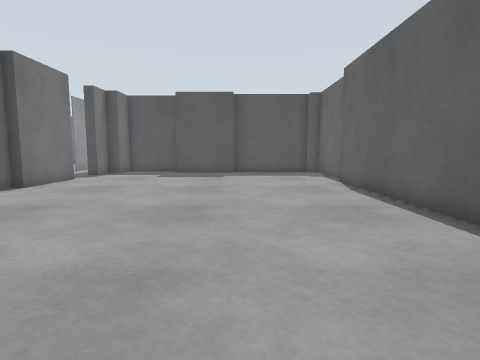
[1] (above)

23 first-person views from a walk through a robot-simulator world made for Gazebo. The camera is 0.72 m above the floor, tilts 6° down and sees 80° across. The floor is counted in squares, 0.5 m on a side. Each view is taken from the middle of a square. On the plan, view 1 faces up. The plan holds only what a view shows up to about 14 squares ahead; the rest is blank. The place goes on beyond the plan. The robots in the file are not drawn.

[2]
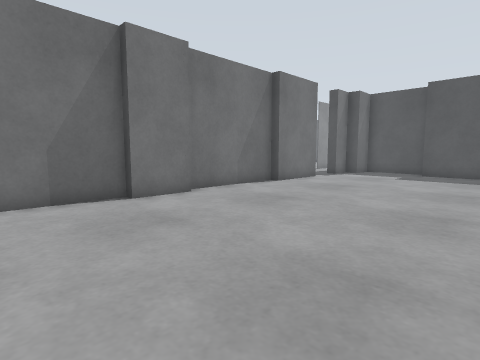

[3]
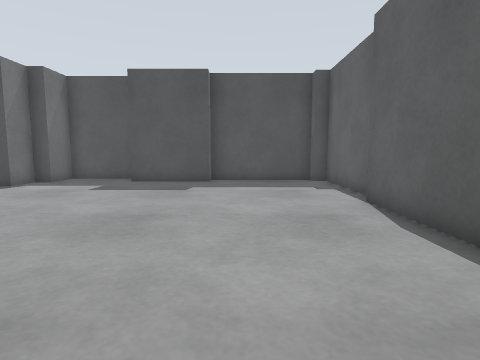

[4]
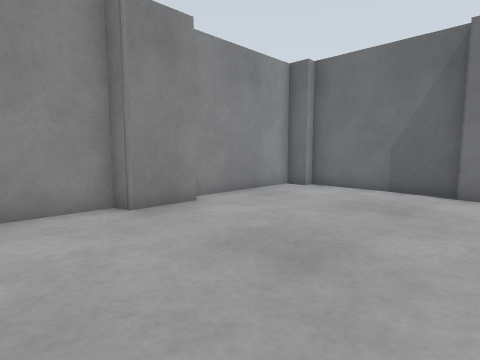

[5]
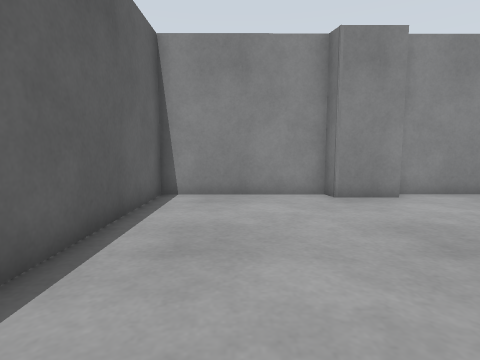

[6]
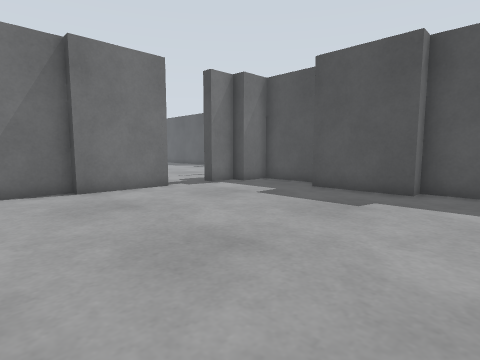

[7]
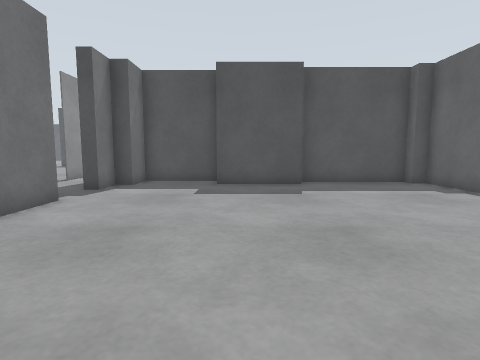

[8]
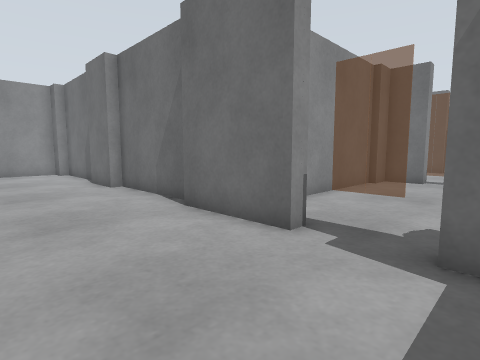

[9]
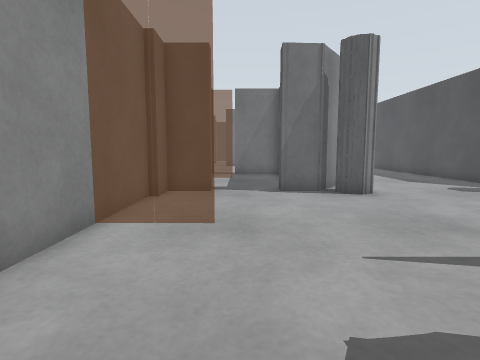

[10]
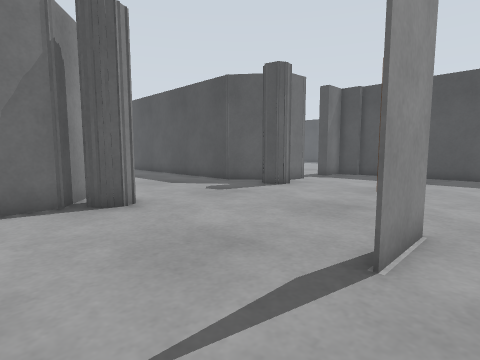

[11]
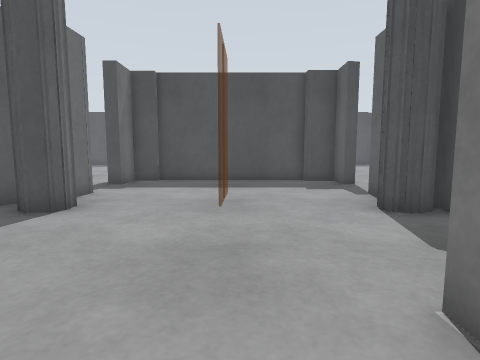

[12]
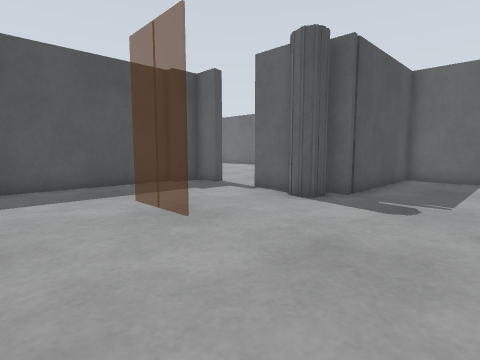

[13]
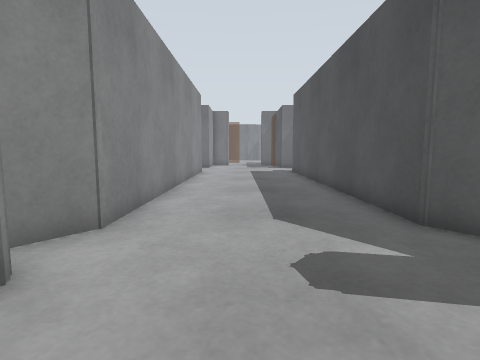

[14]
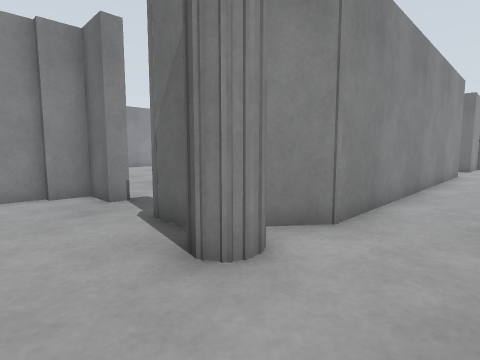

[15]
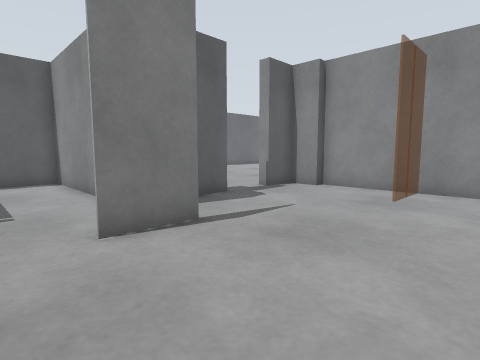

[16]
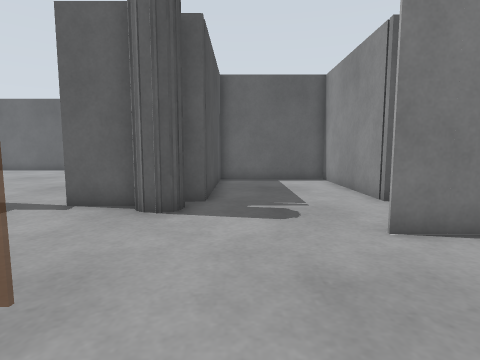

[17]
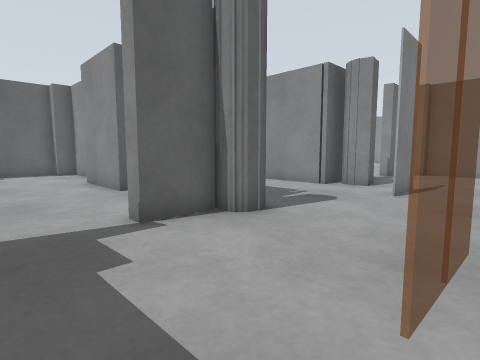

[18]
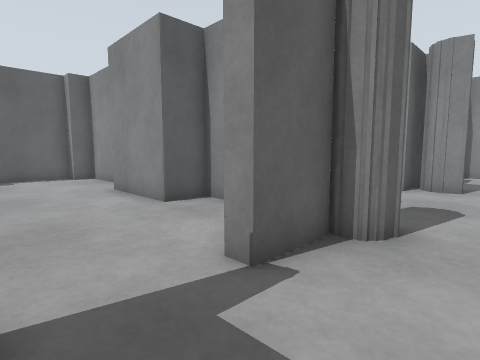

[19]
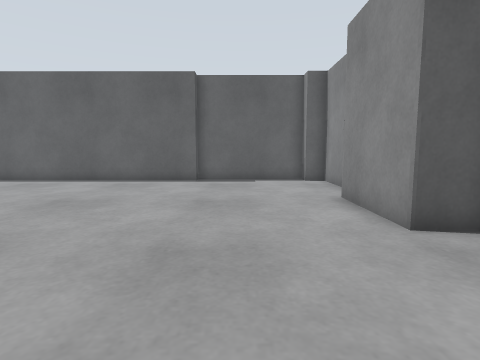

[20]
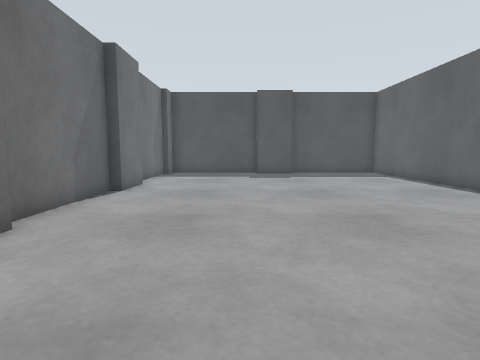

[21]
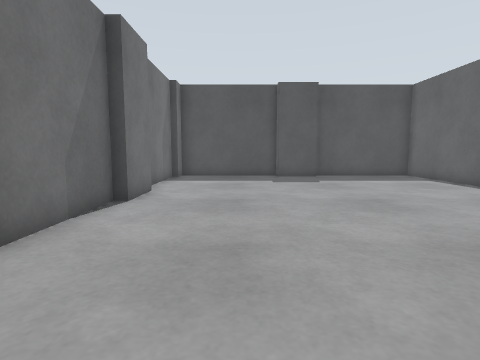

[22]
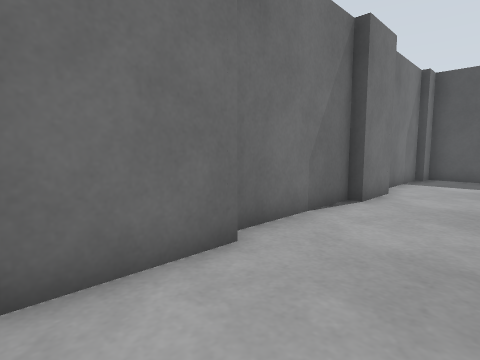

[23]
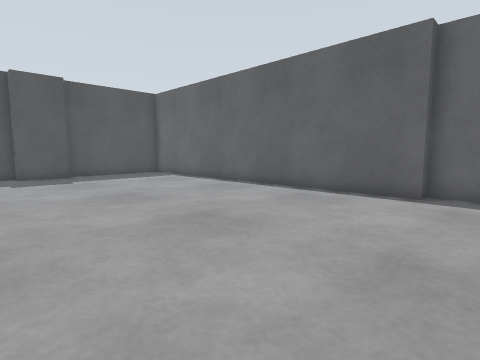

### Floor plan
Key: @ floor where view 1 was taken; # wall or solid block; . floor; L door leaf.
Columns run from 29 left of view 1 to 5 right of it. Each row starts with its distance up from view 1.
 45                     #............#
 44                     #............#
 43                     #............#
 42                      ............#
 41                      #...........#
 40                      #...........#
 39                     ##...........#
 38                     #............#
 37                     #............#
 36                     #............#
 35                     #............#
 34                     ##...........#
 33             ##########........... #
 32            ##......###........... #
 31           ##........##............#
 30           ........................#
 29            .......................#
 28            #.... ...##............#
 27           ##...  ...##...#####...##
 26 ############........##   ###   ###
 25          ...........########
 24 ...........................#
 23 ...........................#
 22 ...........................#
 21 ..................L........#
 20 ..................L. #######
 19 ############........######## ######
 18           ##........###..#####....#
 17           ##........##............#
 16        ...........................#
 15        ...........................#
 14        ...##...  ...##............#
 13          . #...  .. ##............#
 12          . ###########............#
 11         ..          ##............#
 10         ..          #.............#
  9                     #.............#
  8                     #.............#
  7                     #.............#
  6                     #.............#
  5                     ##............#
  4                     ##............#
  3                     #.............#
  2                     #.............#
  1                     #.............#
  0                     #........@....#
 -1                     ##............#
 -2                      ##############

Positions as (right, up) in squares from view 1, and headings:
1: (0, 0), facing up
2: (0, 0), facing up-left
3: (1, 5), facing up
4: (2, 5), facing down-left
5: (2, 7), facing down
6: (2, 8), facing up-left
7: (-3, 6), facing up
8: (-4, 17), facing down-left
9: (-8, 15), facing left
10: (-10, 16), facing up-left
11: (-13, 19), facing up
12: (-17, 21), facing up-right
13: (-15, 22), facing left
14: (-15, 22), facing down-left
15: (-16, 23), facing down-right
16: (-16, 24), facing right
17: (-14, 31), facing down-right
18: (-11, 31), facing down-right
19: (-9, 30), facing right
20: (-4, 29), facing up
21: (-5, 31), facing up
22: (-5, 31), facing up-left
23: (-5, 30), facing up-right
